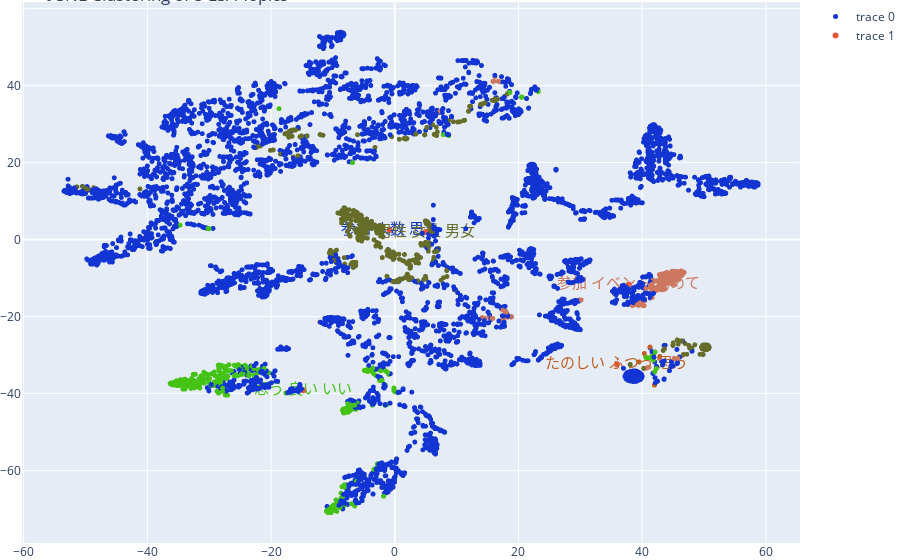

This figure's notebook cell:
### Code cell
top_3_words_lsa = get_top_n_words(3, lsa_keys, X2, small_count_vectorizer)
lsa_mean_topic_vectors = get_mean_topic_vectors(lsa_keys, tsne_lsa_vectors)

#plot = figure(title="t-SNE Clustering of {} LSA Topics".format(n_topics), plot_width=1500, plot_height=900)
#plot.scatter(x=tsne_lsa_vectors[:,0], y=tsne_lsa_vectors[:,1], color=colormap[lsa_keys])

#for t in range(n_topics):
 #   label = Label(x=lsa_mean_topic_vectors[t][0], y=lsa_mean_topic_vectors[t][1], 
  #                text=top_3_words_lsa[t], text_color=colormap[t])
  #  plot.add_layout(label)
    
#show(plot)

trace1 = go.Scattergl(
        x=np.array(tsne_lsa_vectors[:,0]),
        y=np.array(tsne_lsa_vectors[:,1]),
        mode='markers',
        marker=dict(
            size=5,
            color = colormap[lsa_keys]
        )
    )
for t in range(n_topics):
    trace2 = go.Scatter(
        x=np.array(list(zip(*lsa_mean_topic_vectors))[0]),
        y=np.array(list(zip(*lsa_mean_topic_vectors))[1]),
        mode='markers+text',
        text = np.array(top_3_words_lsa[0:n_topics]),
        textfont=dict(
        family='sans serif',
        size=15,
        color=colormap[0:n_topics]
        ))
    
type(lsa_mean_topic_vectors) 
[item[0] for item in lsa_mean_topic_vectors]
data = [trace1,trace2]

layout = go.Layout(title="t-SNE Clustering of {} LSA Topics".format(n_topics),
   margin=dict(
           l=0,
           r=0,
           b=0,
           t=0
       
        )
    )
fig = go.Figure(data=data, layout=layout)
plotly.offline.iplot(fig)

### Figure 1 — Plotly figure (JSON) as saved in the notebook; plotly's stock layout.template omitted (floating-point values rounded to 4 significant figures; data arrays with more than 128 entries replaced by an {"elided": "..."} marker saying what was removed)
{"data": [{"marker": {"color": {"elided": "6632 str values"}, "size": 5}, "mode": "markers", "type": "scattergl", "x": {"elided": "6632 float values"}, "y": {"elided": "6632 float values"}}, {"mode": "markers+text", "text": ["参加 人数 思う", "思う 良い いい", "参加 イベント 初めて", "たのしい ふつう 思う", "男性 女性 男女"], "textfont": {"color": ["#1134D3", "#45C315", "#CD775E", "#BF6021", "#656D29"], "family": "sans serif", "size": 15}, "type": "scatter", "x": [-0.8485, -14.78, 37.85, 35.93, 4.978], "y": [2.469, -39.14, -11.64, -32.39, 1.992]}], "layout": {"margin": {"b": 0, "l": 0, "r": 0, "t": 0}, "title": {"text": "t-SNE Clustering of 5 LSA Topics"}}}
